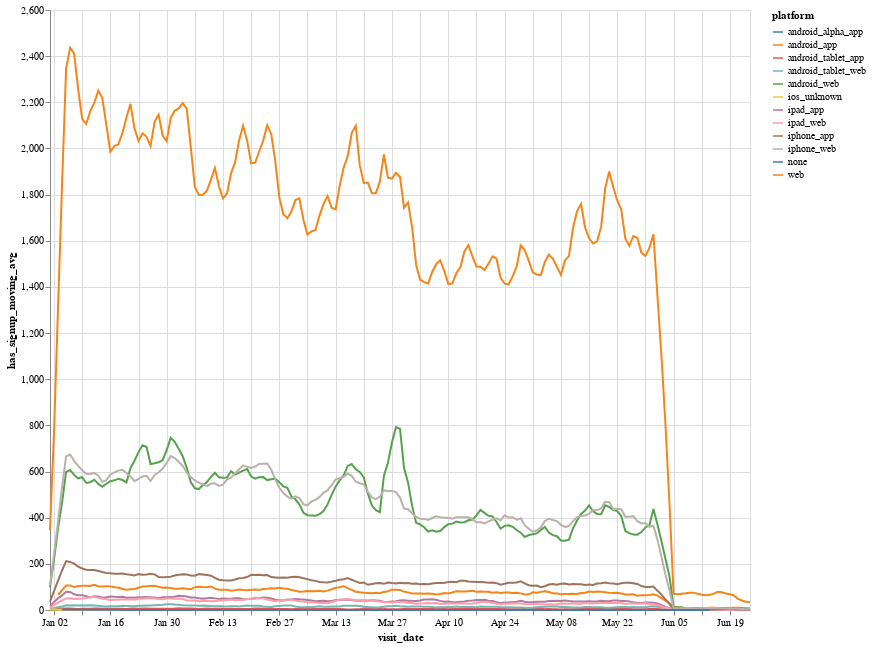

Notebook cell for this chart:
### Code cell
selection = alt.selection_single(on="mouseover", nearest=True)

alt.Chart(
    by_platform)\
    .mark_line()\
    .encode(
        x=alt.X("visit_date"),
        y=alt.Y("has_signup_moving_avg"),
        tooltip=["platform", "visit_date"],
        color="platform")\
    .properties(
        width=700,
        height=600)\
    .add_selection(selection)

### Figure 1 — Vega-Lite specification as saved in the notebook (floating-point values rounded to 4 significant figures; data arrays with more than 128 entries replaced by an {"elided": "..."} marker saying what was removed)
{"config": {"view": {"continuousWidth": 400, "continuousHeight": 300}}, "data": {"name": "data-057bd404e28ef5f0d1075bf4c6f1d6a2"}, "mark": "line", "encoding": {"color": {"field": "platform", "type": "nominal"}, "tooltip": [{"field": "platform", "type": "nominal"}, {"field": "visit_date", "type": "temporal"}], "x": {"field": "visit_date", "type": "temporal"}, "y": {"field": "has_signup_moving_avg", "type": "quantitative"}}, "height": 600, "selection": {"selector001": {"type": "single", "on": "mouseover", "nearest": true}}, "width": 700, "$schema": "https://vega.github.io/schema/vega-lite/v4.17.0.json", "datasets": {"data-057bd404e28ef5f0d1075bf4c6f1d6a2": {"elided": "1767 records"}}}
